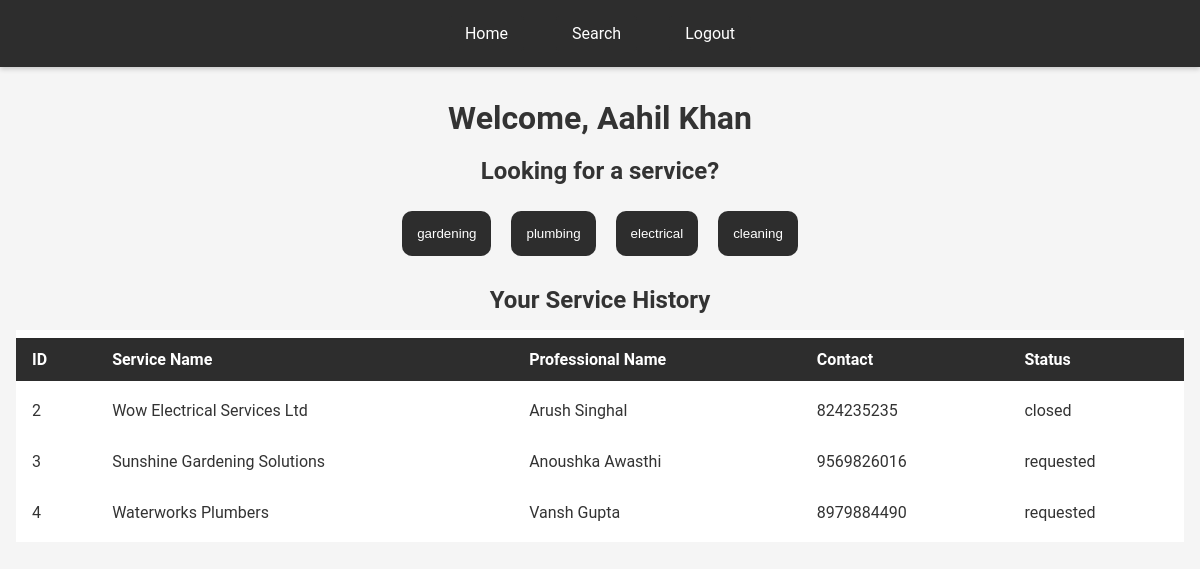
Screenshot of /customer_dashboard/10 with the database file from the repository.
### application/models.py (models this page shows)
class User(db.Model):
    __tablename__ = 'Users'
    id = db.Column(db.Integer, primary_key=True, autoincrement=True)
    email = db.Column(db.String, nullable=False, unique=True)
    password = db.Column(db.String, nullable=False)
    name = db.Column(db.String, nullable=False)
    role = db.Column(db.String, nullable=False)
    service_id = db.Column(db.Integer, db.ForeignKey('Services.id' , ondelete = 'CASCADE'), nullable=True)
    service_name = db.Column(db.String, nullable = True)
    service_category = db.Column(db.String, nullable = True)
    experience = db.Column(db.Integer, nullable=True)
    approval_status = db.Column(db.String, nullable=True)
    description = db.Column(db.String, nullable=True)
    contact = db.Column(db.Integer, nullable=True)
    address = db.Column(db.String, nullable=True)
    pincode = db.Column(db.Integer, nullable=True)
    __table_args__ = (
    db.CheckConstraint("role IN ('admin', 'customer', 'professional')"),
    )

class ServiceRequest(db.Model):
    __tablename__ = 'Services_requests'
    id = db.Column(db.Integer, primary_key=True, autoincrement=True)
    service_id = db.Column(db.Integer, db.ForeignKey('Services.id', ondelete = 'CASCADE'), nullable=False)
    customer_id = db.Column(db.Integer, db.ForeignKey('Users.id' , ondelete = 'CASCADE'), nullable=True)
    professional_id = db.Column(db.Integer, db.ForeignKey('Users.id' , ondelete = 'CASCADE'), nullable=True)
    professional_name = db.Column(db.String, nullable=True)
    date_of_request = db.Column(db.String, nullable=True)
    date_of_completion = db.Column(db.String, nullable=True)
    status = db.Column(db.String, default='requested')
    remarks = db.Column(db.String, nullable=True)
    rating = db.Column(db.Integer, nullable=True)
    __table_args__ = (
    db.CheckConstraint("status IN ('requested', 'assigned', 'closed')"),
    )

### app.py (the view)
@app.route("/customer_dashboard/<int:id>", methods=["GET", "POST"])
def customer_dashboard(id):
    user = User.query.filter_by(id=id).first()
    if user is None or user.role != "customer":
        return redirect("/login")
    categories = Service.query.with_entities(Service.category).distinct().all()
    service_requests = ServiceRequest.query.filter_by(customer_id=id).all()
    for request in service_requests:
        request.service_name = Service.query.filter_by(id=request.service_id).first().name
        request.phone = User.query.filter_by(id=request.professional_id).first().contact
    return render_template("customer_dashboard.html", id = user.id , user =user,  categories = categories , service_requests = service_requests)

### templates/customer_dashboard.html (shortened to what this page needs)
<!DOCTYPE html>
<html lang="en">
<head>
    <link rel="stylesheet" href="/static/styles.css">
</head>
<body>
    <nav>
        <a href="/customer_dashboard/{{id}}">Home</a>
        <a href="/customer_dashboard/search/{{id}}">Search</a>
        <a href="/login">Logout</a>
    </nav>
    <div class="container">
    <h1>Welcome, {{user.name}}</h1>
    <h2>Looking for a service?</h2>
    <div style="display: flex; flex-wrap: wrap; justify-content: center;">
        {% for category in categories %}
        <button style="margin: 10px; padding: 15px; border-radius: 10px;" onclick="window.location.href='/customer_dashboard/{{id}}/{{ category[0]|lower }}'">{{ category[0] }}</button>
        {% endfor %}
    </div>
    <div>
        <h2>Your Service History</h2>
        <table>
            <tr>
                <th>ID</th>
                <th>Service Name</th>
                <th>Professional Name</th>
                <th>Contact</th>
                <th>Status</th>
            </tr>
            {% for service in service_requests %}
            <tr>
                <td>{{ service.id }}</td>
                <td>{{ service.service_name }}</td>
                <td>{{ service.professional_name }}</td>
                <td>{{ service.phone }}</td>
                <td>{% if service.status == 'assigned' %}
                    Assigned
                    <button onclick="window.location.href='/rate_service/{{ service.id }}'">Close it?</button>
                    {% else %}
                        {{service.status}}
                    {% endif %}
                </td>
            </tr>
            {% endfor %}
        </table>
    </div>
</div>
</body>
</html>

### static/styles.css (style rules this page uses)
body { font-family: 'Roboto', sans-serif; margin: 0; padding: 0; background: #f5f5f5; color: #333; }
nav { display: flex; justify-content: center; align-items: center; background-color: #2d2d2d; padding: 1rem; box-shadow: 0 2px 5px rgba(0,0,0,0.2); }
nav a { color: #fff; text-decoration: none; margin: 0 1rem; padding: 0.5rem 1rem; transition: background-color 0.3s ease; }
a { color: #fff; background-color: #2d2d2d; text-decoration: none; padding: 0.5rem 1rem; border-radius: 4px; display: inline-block; transition: background-color 0.3s ease, color 0.3s ease; }
.container { max-width: 1200px; margin: 2rem auto; padding: 0 1rem; }
h1, h2 { text-align: center; margin-bottom: 1rem; }
table { width: 100%; background: #fff; border-collapse: separate; border-spacing: 0 0.5rem; }
table th, table td { padding: 0.75rem 1rem; text-align: left; }
table th { background-color: #2d2d2d; color: #fff; }
button, input[type="submit"], input[type="button"] { background-color: #2d2d2d; color: #fff; border: none; padding: 0.5rem 1rem; border-radius: 4px; cursor: pointer; transition: background-color 0.3s ease; }

### rows the page displays
User: name "Aahil Khan"
ServiceRequest: id "2", service_name "Wow Electrical Services Ltd", professional_name "Arush Singhal", phone "824235235", status "closed"
ServiceRequest: id "3", service_name "Sunshine Gardening Solutions", professional_name "Anoushka Awasthi", phone "9569826016", status "requested"
ServiceRequest: id "4", service_name "Waterworks Plumbers", professional_name "Vansh Gupta", phone "8979884490", status "requested"

### other values shown
{{ category[0] }} "gardening" "plumbing" "electrical" "cleaning"
